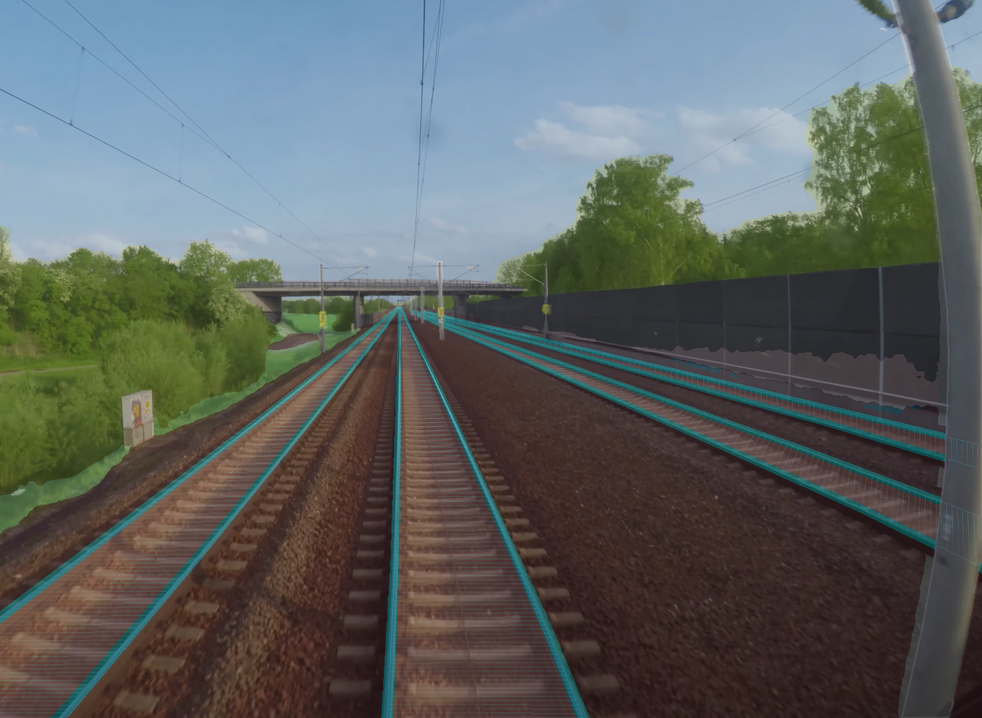
#> input picture need_to_organize_or_delete/YOLOv8_Hough_Combine/images/RailSem19_rs06120.png, 982 x 718 px, shrunk from 1430 x 1046 before the run
$ jupyter execute --allow-errors combined_work.ipynb
#> lines starting #> are read from the running program, lines starting #| are printed output that depends on the picture; after the words box and inside, x2 and y2 are one past the last pixel; in counts of white or black regions, pixels touching at a corner belong together
### need_to_organize_or_delete/YOLOv8_Hough_Combine/hough_functions.py
import cv2
import math
import numpy as np

class LineDetector:
    def __init__(self):
        pass

    # [119 lines left out: functions crop_image, detect_lines_image, detect_lines_video, process_frame, not called in this run]

# '''
# usage
# detector = LineDetector()
# image_path = 'ana.png'
#
# lines = detector.detect_lines_image(image_path)
# print(lines)
# '''

### need_to_organize_or_delete/YOLOv8_Hough_Combine/combined_work.ipynb
[cell 1]
from importlib import reload
import hough_functions
from ultralytics import YOLO
from sklearn.cluster import KMeans

reload(hough_functions)

from hough_functions import LineDetector

import numpy as np
import pandas as pd
import csv
import cv2

[cell 2]
# [19 lines left out: function slope_intercept, not called in this run]

def calculate_x(y, slope, intercept):
    return y * slope + intercept

# [54 lines left out: functions calculate_distance, height_width, k_cluster_lines, find_line_equations, not called in this run]


def find_x(slope, intercept, y):
    return y * slope + intercept


# [57 lines left out: functions distance_estimation, turn_guesstimation, putting_it_all_together, not called in this run]

[cell 3]
##########################

# Detect objects and lines

##########################

location = 'images/RailSem19_rs06120.png'
#location = 'MASKED_IMAGE.jpg'

image = cv2.imread(location)
#> image is the input picture: shape (718, 982, 3); mean B, G, R 98.4, 99.6, 93.9
#model = YOLO('yolov8n.pt')
#results = model(location)
detector = LineDetector()
lines = detector.detect_lines_image(location, crop=False, output = False)
#> in process_frame, `gray = cv2.cvtColor(frame, cv2.COLOR_BGR2GRAY)`:
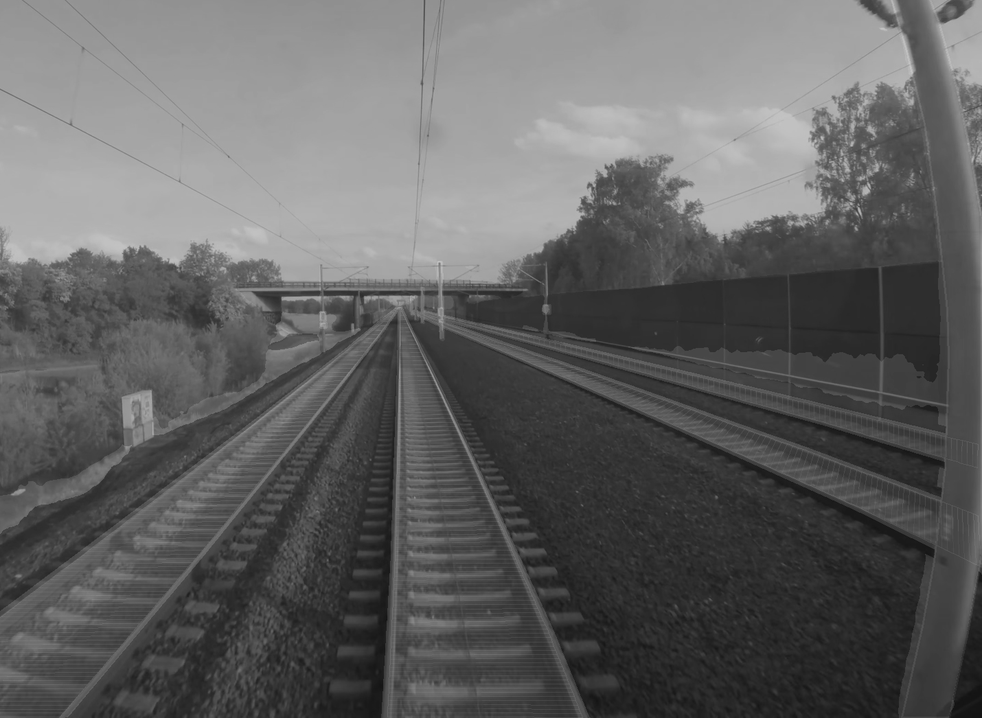
#> gray: shape (718, 982); min 18, max 198, mean 97.8
#> in process_frame, `edges = cv2.Canny(gray, 50, 150)`:
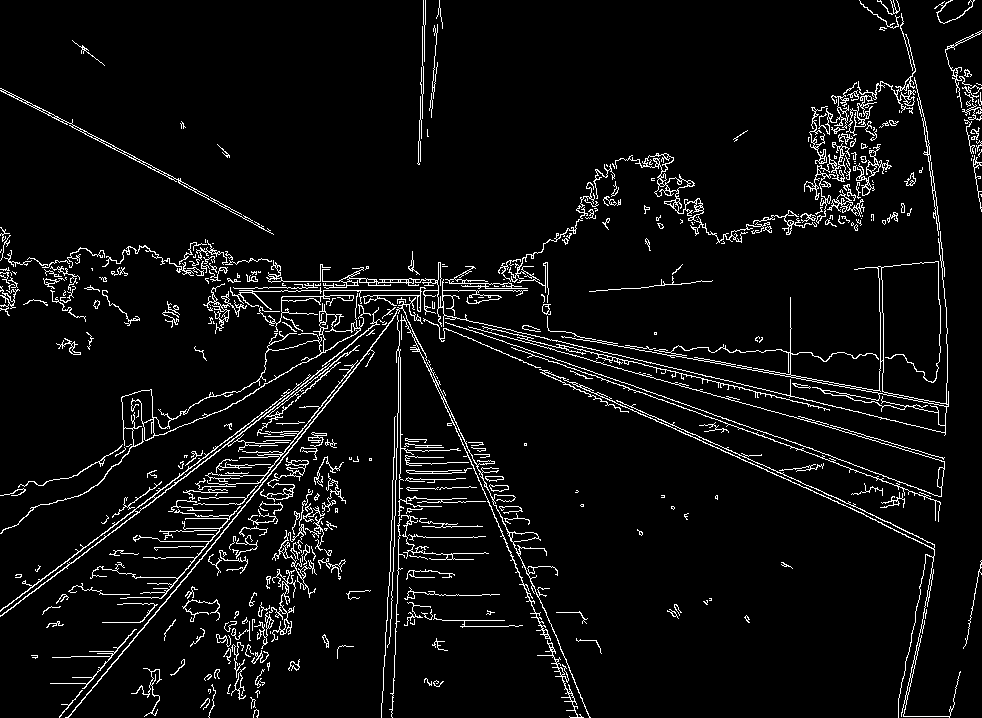
#> edges: shape (718, 982); 5.4% white in thin lines or dots
#> in process_frame, `lines = cv2.HoughLinesP(edges, 1, math.pi / 180, 100, minLineLength=20..`: lines = 22 rows, first 6: [0, 610, 288, 393], [557, 362, 939, 501], [561, 336, 948, 404], [448, 316, 812, 400], [471, 338, 810, 489], [517, 339, 771, 411]
#> the loop in process_frame, `for line in lines:` made 22 passes
#> after the loop in process_frame, `for line in lines:`:
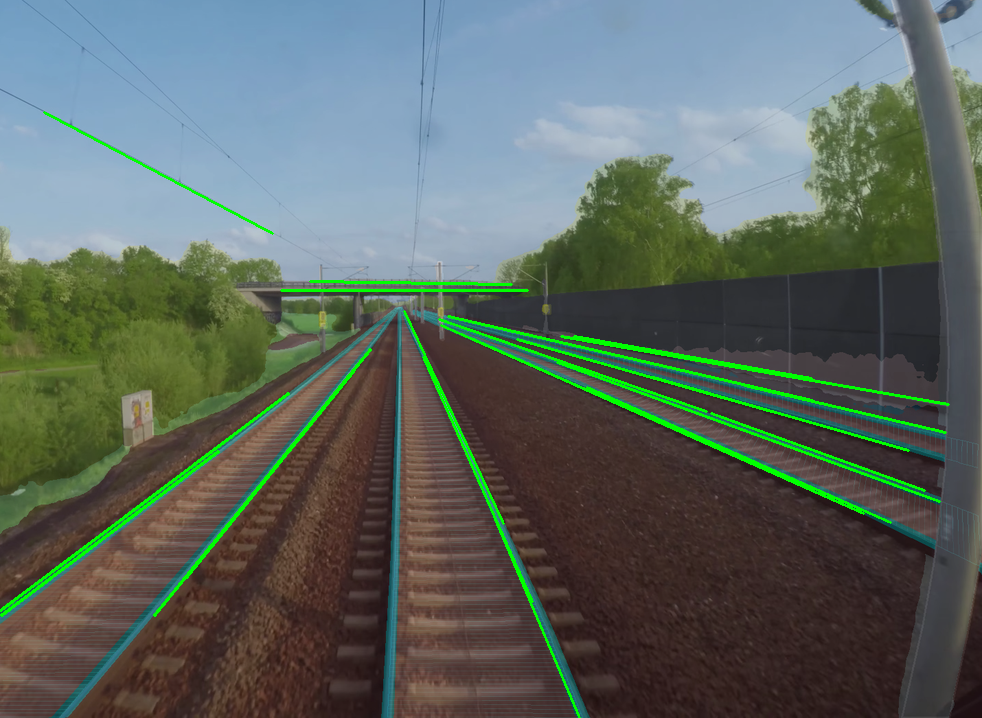
#> frame: shape (718, 982, 3); 2.29% of pixels changed, all inside (x1, y1, x2, y2) = (0, 111, 950, 718)
#> the loop in detect_lines_image, `for line in lines:` made 22 passes
#putting_it_all_together(lines, 1700, 1000, 9.5)

[cell 4]
##########################

# Mask everything except rails

##########################

import cv2
import numpy as np

# Convert image to HSV color space
hsv_image = cv2.cvtColor(image, cv2.COLOR_BGR2HSV)
#> hsv_image: shape (718, 982, 3); mean H, S, V 61.5, 83.7, 115.8

# Define the range of hue values for the desired color
lower_hue = np.array([90, 50, 50])  # Lower bound for teal/blueish hue
upper_hue = np.array([130, 255, 255])  # Upper bound for teal/blueish hue


# Create a binary mask of pixels within the specified hue range
mask = cv2.inRange(hsv_image, lower_hue, upper_hue)
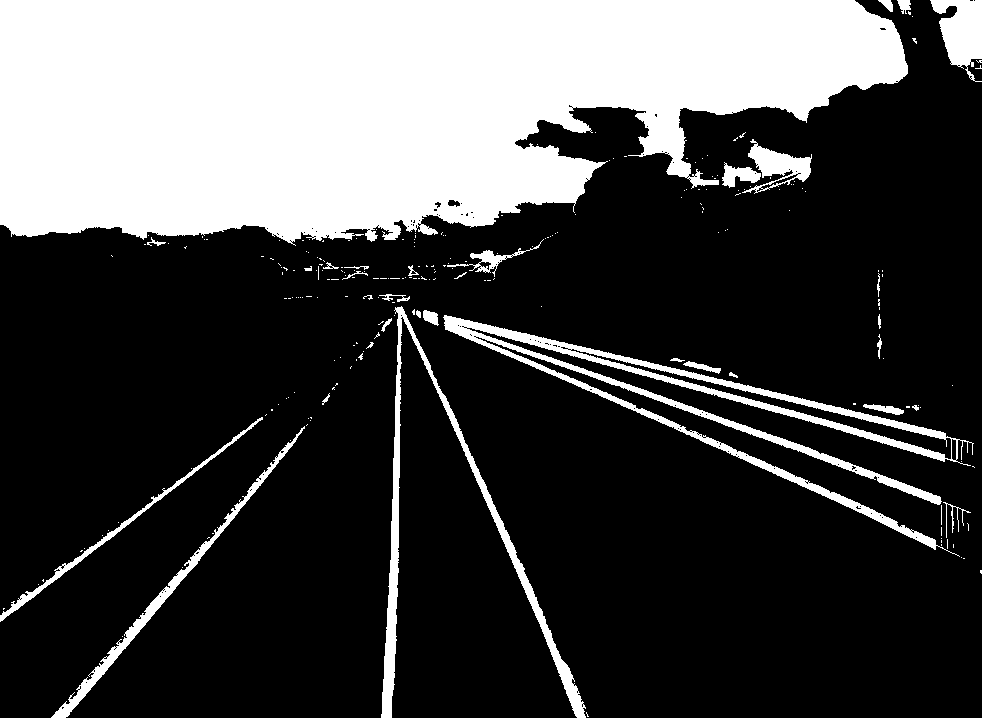
#> mask: shape (718, 982); 27.9% white; 236 white regions (201 under 20 px), largest, box (x1, y1, x2, y2) and area: (0, 0, 908, 246) 166652, (443, 315, 974, 557) 12553, (381, 306, 586, 718) 6091

# Create a black image of the same size as the original image
result = np.zeros_like(image)

# Copy only the pixels from the original image that correspond to the desired hue
result[mask > 0] = image[mask > 0]
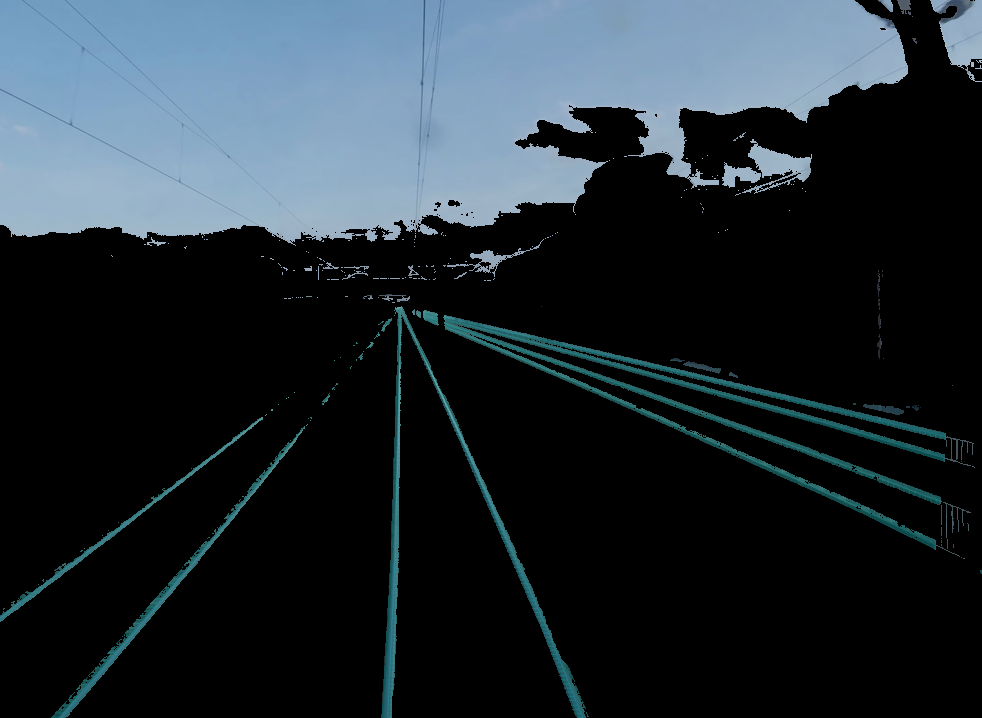
#> result: shape (718, 982, 3); mean B, G, R 51.6, 44.7, 34.9

# Display the result
#cv2.imshow('Result', result)
#cv2.waitKey(0)
#cv2.destroyAllWindows()
cv2.imwrite('MASKED_IMAGE.jpg', result)
#> Out = True

[cell 5]
import matplotlib.pyplot as plt
from PIL import Image

plt.figure(figsize = (16,9))

for line in lines:

    x1 = line[0]
    y1 = line[1]
    x2 = line[2]
    y2 = line[3]

    slope = (y2 - y1) / (x2 - x1)
    intercept = y1 - slope * x1

    plt.plot([x1,x2],[y1,y2])
#> this loop made 22 passes
#> (x1, y1, x2, y2, slope, intercept) on passes 1 to 12: (0, 610, 288, 393, -0.753, 610), (557, 362, 939, 501, 0.364, 159.3), (561, 336, 948, 404, 0.176, 237.4), (448, 316, 812, 400, 0.231, 212.6), (471, 338, 810, 489, 0.445, 128.2), (517, 339, 771, 411, 0.283, 192.4), (1, 615, 218, 451, -0.756, 615.8), (154, 615, 370, 349, -1.23, 804.6), (281, 290, 527, 290, 0, 290), (441, 325, 863, 513, 0.445, 128.5), (439, 319, 706, 411, 0.345, 167.7), (423, 357, 532, 601, 2.24, -589.9)

im1 = Image.open(location)
plt.imshow(im1)
plt.show()
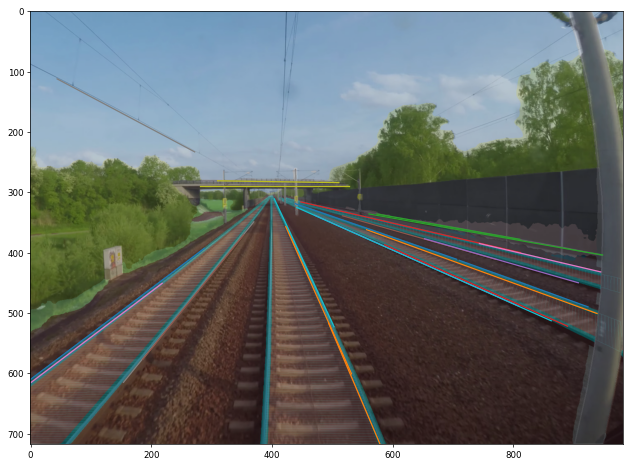
#> figure drawn by matplotlib, 1 panel

im1.height
#> Out = 718

# use kmeans clustering to group the lines on the left track, right track, and horizontal lines
# take the average of the lines for the left track,
# take the average of the lines for the right track
# remove the horiziontal lines
# use averaged lines for left and right as the lines of the tracks for calculation

[cell 6]
##########################

# Detect objects and lines

##########################

image = cv2.imread(location)
#model = YOLO('yolov8n.pt')
#results = model(location)
detector = LineDetector()
lines = detector.detect_lines_image(location, crop=False)
#> the loop in process_frame (call 2), `for line in lines:` made 22 passes
#> the loop in detect_lines_image (call 2), `for line in lines:` made 22 passes

[cell 7]
import matplotlib.pyplot as plt
from PIL import Image

plt.figure(figsize = (16,9))

for line in lines:

    x1 = line[0]
    y1 = line[1]
    x2 = line[2]
    y2 = line[3]

    slope = (y2 - y1) / (x2 - x1)
    intercept = y1 - slope * x1

    plt.plot([x1,x2],[y1,y2])

ana = Image.open(location)
plt.imshow(ana)
plt.show()

# use kmeans clustering to group the lines on the left track, right track, and horizontal lines
# take the average of the lines for the left track,
# take the average of the lines for the right track
# remove the horiziontal lines
# use averaged lines for left and right as the lines of the tracks for calculation
